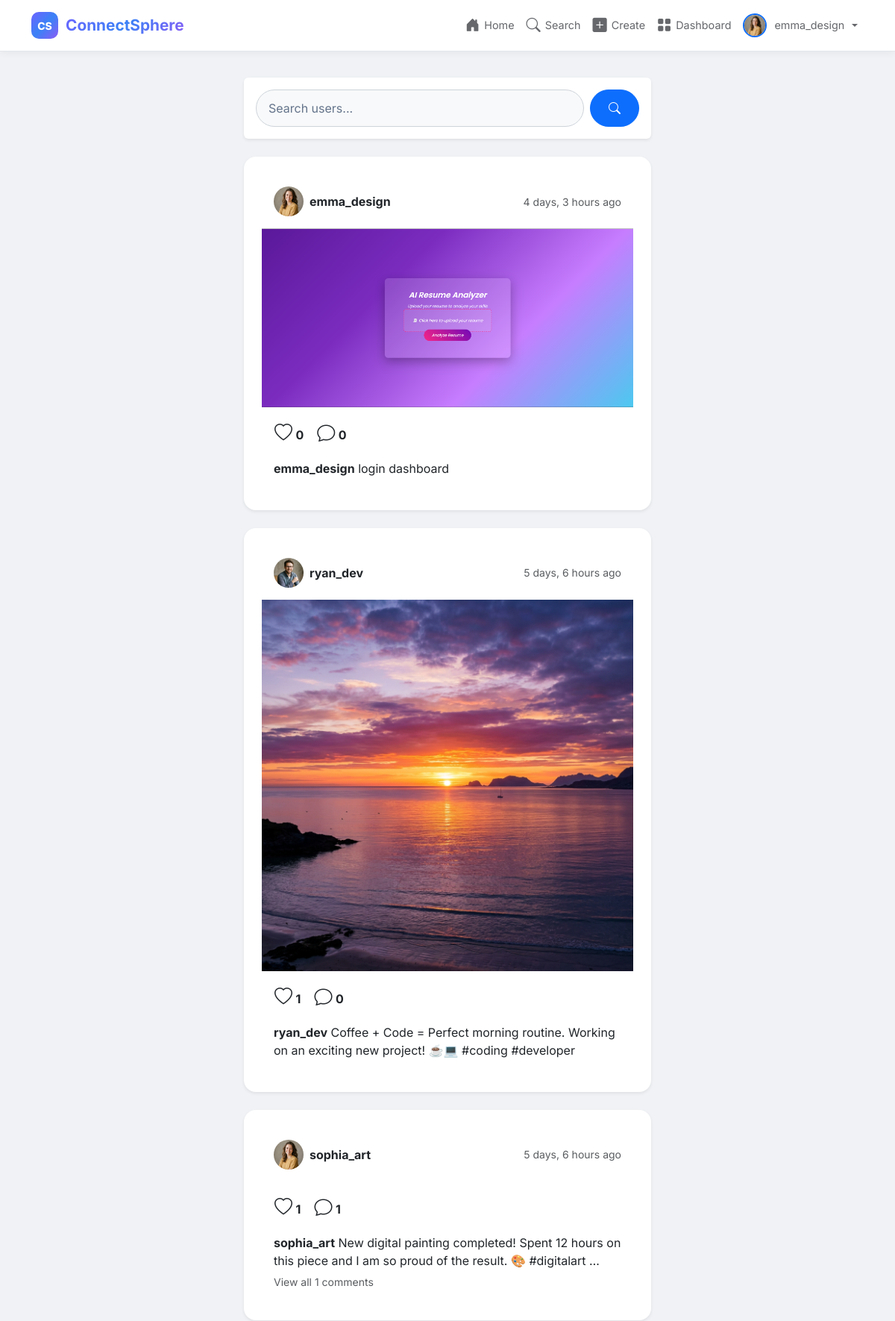
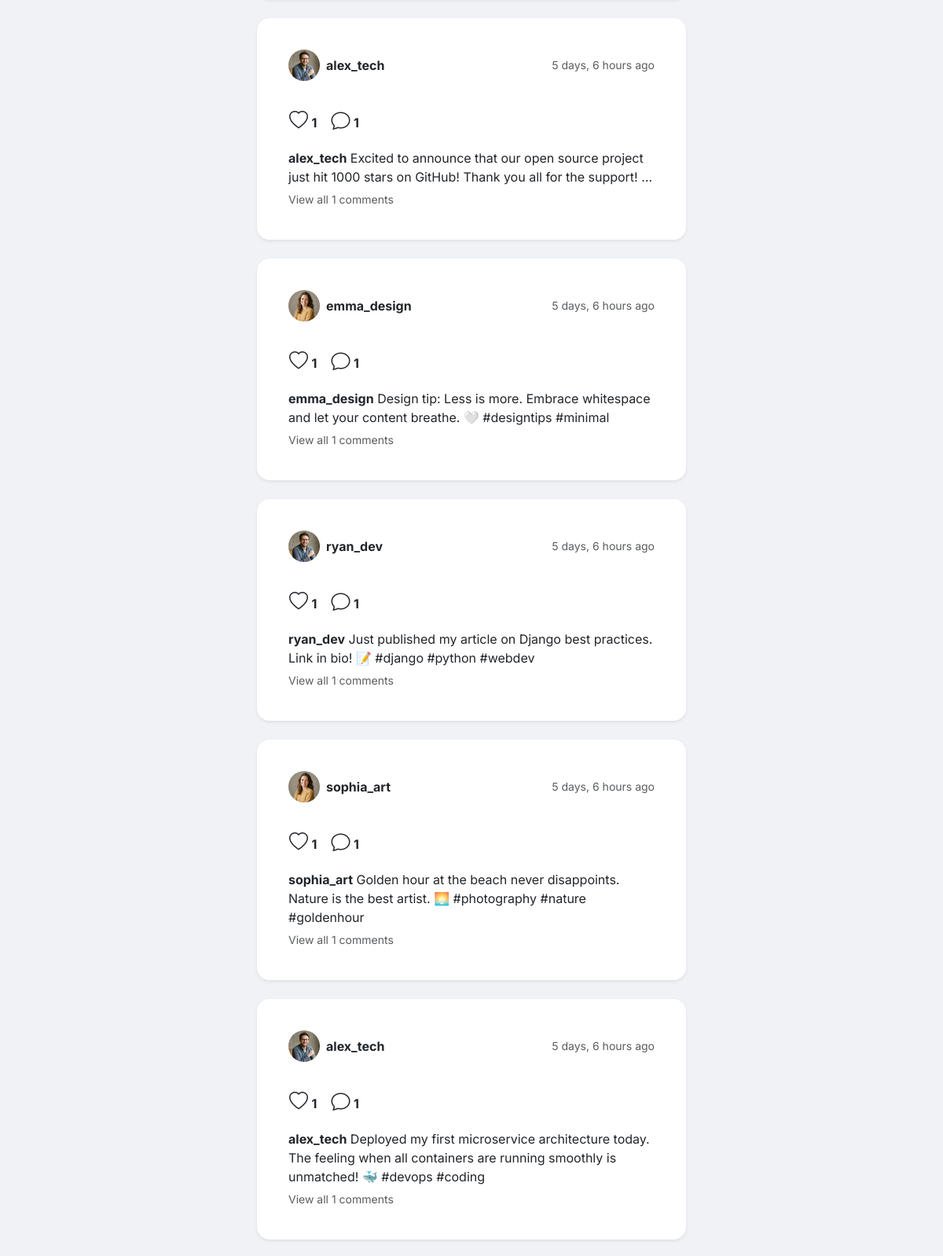
The app's page / (signed in, upper part) with its own data (2 pictures, top to bottom).
### app/models.py (models this page shows, shortened)
class Profile(models.Model):
    user = models.OneToOneField(User, on_delete=models.CASCADE, related_name='profile')
    profile_picture = models.ImageField(upload_to='profile_pics/', default='profile_pics/default.png', blank=True)
    bio = models.TextField(max_length=500, blank=True, default='')
    date_joined = models.DateTimeField(auto_now_add=True)

class Post(models.Model):
    user = models.ForeignKey(User, on_delete=models.CASCADE, related_name='posts')
    caption = models.TextField(max_length=2200, blank=True, default='')
    image = models.ImageField(upload_to='post_images/', blank=True, null=True)
    created_date = models.DateTimeField(auto_now_add=True)
    class Meta:
        ordering = ['-created_date']
    @property
    def likes_count(self):
        return self.likes.count()
    @property
    def comments_count(self):
        return self.comments.count()

### app/views.py (the view)
# urls.py: path('', views.home, name='home'),
@login_required
def home(request):
    posts = Post.objects.select_related('user', 'user__profile').prefetch_related('likes', 'comments').all()
    for post in posts:
        post.is_liked = post.likes.filter(user=request.user).exists()
    search_query = request.GET.get('q', '')
    return render(request, 'home.html', {'posts': posts, 'search_query': search_query})

### templates/home.html (shortened to what this page needs)
{% extends 'base.html' %}
{% load static %}
{% block content %}
<div class="container mt-4">
    <div class="row justify-content-center">
        <div class="col-md-8 col-lg-6">
            <div class="card mb-4 cs-glass-card border-0 shadow-sm">
                <div class="card-body">
                    <form action="{% url 'search_users' %}" method="GET" class="d-flex">
                        <input type="text" name="q" class="form-control rounded-pill me-2" placeholder="Search users..." value="{{ search_query|default:'' }}">
                        <button type="submit" class="btn btn-primary rounded-pill px-4"><i class="bi bi-search"></i></button>
                    </form>
                </div>
            </div>
            {% if posts %}
                {% for post in posts %}
                <div class="card mb-4 cs-glass-card border-0 shadow-sm cs-post-card">
                    <div class="card-header bg-transparent border-0 d-flex align-items-center p-3">
                        <a href="{% url 'profile' post.user.username %}" class="text-decoration-none text-dark d-flex align-items-center">
                            {% if post.user.profile.profile_picture %}
                                <img src="{{ post.user.profile.profile_picture.url }}" alt="{{ post.user.username }}" class="rounded-circle me-2" style="width: 40px; height: 40px; object-fit: cover;">
                            {% else %}
                                <div class="rounded-circle me-2 bg-secondary d-flex align-items-center justify-content-center text-white" style="width: 40px; height: 40px;">
                                    <i class="bi bi-person"></i>
                                </div>
                            {% endif %}
                            <strong class="text-dark">{{ post.user.username }}</strong>
                        </a>
                        <small class="text-muted ms-auto">{{ post.created_date|timesince }} ago</small>
                    </div>
                    {% if post.image %}
                        <a href="{% url 'post_detail' post.pk %}">
                            <img src="{{ post.image.url }}" class="card-img-top rounded-0" alt="Post image" style="max-height: 600px; object-fit: cover;">
                        </a>
                    {% endif %}
                    <div class="card-body p-3">
                        <div class="d-flex mb-3">
                            <button class="btn btn-link text-dark p-0 me-3 text-decoration-none like-btn" data-post-id="{{ post.pk }}">
                                <i class="bi bi-heart fs-4"></i> <span class="fw-bold">{{ post.likes_count }}</span>
                            </button>
                            <a href="{% url 'post_detail' post.pk %}" class="btn btn-link text-dark p-0 text-decoration-none">
                                <i class="bi bi-chat fs-4"></i> <span class="fw-bold">{{ post.comments_count }}</span>
                            </a>
                        </div>
                        <p class="card-text mb-1">
                            <a href="{% url 'profile' post.user.username %}" class="text-decoration-none text-dark fw-bold">{{ post.user.username }}</a>
                            {{ post.caption|truncatewords:20 }}
                        </p>
                        {% if post.comments_count > 0 %}
                            <a href="{% url 'post_detail' post.pk %}" class="text-muted text-decoration-none small">View all {{ post.comments_count }} comments</a>
                        {% endif %}
                    </div>
                </div>
                {% endfor %}
            {% endif %}
        </div>
    </div>
</div>
{% endblock %}

### templates/base.html (shortened to what this page needs)
{% load static %}
<!DOCTYPE html>
<html lang="en">
<head>
    <link href="https://cdn.jsdelivr.net/npm/bootstrap@5.3.3/dist/css/bootstrap.min.css" rel="stylesheet">
    <link href="https://cdn.jsdelivr.net/npm/bootstrap-icons@1.11.3/font/bootstrap-icons.min.css" rel="stylesheet">
    <link rel="stylesheet" href="{% static 'css/style.css' %}?v=2.1">
</head>
<body>
    {% if user.is_authenticated %}
    <nav class="navbar navbar-expand-lg navbar-dark fixed-top cs-navbar">
        <div class="container">
            <a class="navbar-brand cs-brand" href="{% url 'home' %}">
                <span class="cs-logo">CS</span>
                <span class="cs-name">ConnectSphere</span>
            </a>
            <div class="collapse navbar-collapse" id="navbarNav">
                <ul class="navbar-nav ms-auto align-items-center">
                    <li class="nav-item">
                        <a class="nav-link" href="{% url 'home' %}" title="Home">
                            <i class="bi bi-house-door-fill"></i>
                            <span class="nav-text">Home</span>
                        </a>
                    </li>
                    <li class="nav-item">
                        <a class="nav-link" href="{% url 'search_users' %}" title="Search">
                            <i class="bi bi-search"></i>
                            <span class="nav-text">Search</span>
                        </a>
                    </li>
                    <li class="nav-item">
                        <a class="nav-link" href="{% url 'create_post' %}" title="Create Post">
                            <i class="bi bi-plus-square-fill"></i>
                            <span class="nav-text">Create</span>
                        </a>
                    </li>
                    <li class="nav-item">
                        <a class="nav-link" href="{% url 'dashboard' %}" title="Dashboard">
                            <i class="bi bi-grid-fill"></i>
                            <span class="nav-text">Dashboard</span>
                        </a>
                    </li>
                    <li class="nav-item dropdown">
                        <a class="nav-link dropdown-toggle d-flex align-items-center" href="#" role="button" data-bs-toggle="dropdown">
                            {% if user.profile.profile_picture %}
                            <img src="{{ user.profile.profile_picture.url }}" alt="{{ user.username }}" class="nav-avatar rounded-circle border border-2 border-primary" style="width: 32px; height: 32px; object-fit: cover;">
                            {% else %}
                            <div class="nav-avatar-placeholder rounded-circle d-flex align-items-center justify-content-center text-white fw-bold bg-primary" style="width: 32px; height: 32px;">
                                <i class="bi bi-person-fill"></i>
                            </div>
                            {% endif %}
                            <span class="nav-text ms-1">{{ user.username }}</span>
                        </a>
                    </li>
                </ul>
            </div>
        </div>
    </nav>
    {% endif %}
    <main class="{% if user.is_authenticated %}cs-main{% else %}cs-main-auth{% endif %}">
        {% block content %}{% endblock %}
    </main>
</body>
</html>

### static/css/style.css (style rules this page uses)
:root { --primary: #6C63FF; --secondary: #3B82F6; --accent: #8B5CF6; --dark-bg: #f0f2f5; --card-bg: #ffffff; --card-border: #e4e6eb; --text-primary: #1c1e21; --text-secondary: #65676b; --success: #10b981; --danger: #ef4444; --warning: #f59e0b; --gradient: linear-gradient(135deg, #6C63FF 0%, #3B82F6 50%, #8B5CF6 100%); }
body { font-family: 'Inter', sans-serif; background: var(--dark-bg); color: var(--text-primary); min-height: 100vh; margin: 0; padding: 0; }
.cs-navbar { position: fixed; top: 0; width: 100%; z-index: 1030; background: #ffffff; box-shadow: 0 2px 10px rgba(0, 0, 0, 0.05); border-bottom: 1px solid var(--card-border); padding: 10px 20px; display: flex; justify-content: space-between; align-items: center; box-sizing: border-box; }
.cs-brand { display: flex; align-items: center; text-decoration: none; }
.cs-logo { width: 36px; height: 36px; border-radius: 10px; background: var(--gradient); display: flex; align-items: center; justify-content: center; font-weight: 800; font-size: 14px; color: white; }
.cs-name { font-weight: 700; font-size: 1.3rem; margin-left: 10px; background: var(--gradient); -webkit-background-clip: text; -webkit-text-fill-color: transparent; }
.nav-link { color: var(--text-secondary); font-size: 0.9rem; display: flex; align-items: center; gap: 6px; transition: 0.3s; border-radius: 8px; padding: 8px 12px; text-decoration: none; }
.nav-link i { font-size: 1.2rem; }
.nav-avatar { width: 32px; height: 32px; border-radius: 50%; object-fit: cover; border: 2px solid var(--primary); }
.cs-main { padding-top: 80px; min-height: calc(100vh - 60px); padding-bottom: 40px; box-sizing: border-box; }
.cs-post-card { background: var(--card-bg); border: 1px solid var(--card-border); border-radius: 16px; padding: 24px; transition: transform 0.3s, box-shadow 0.3s; box-sizing: border-box; margin-bottom: 20px; }
.form-control { background: #f8f9fa; border: 1px solid #ced4da; color: var(--text-primary); border-radius: 10px; padding: 12px 16px; transition: 0.3s; width: 100%; box-sizing: border-box; }
.form-control::placeholder { color: #64748b; }
a { color: var(--primary); text-decoration: none; transition: 0.2s; }
img { max-width: 100%; }

### records on screen
Post: user.profile.profile_picture (picture), user.username "emma_design", created_date "4 days, 3 hours", image (picture), likes_count "0", comments_count "0", caption "login dashboard"
Post: user.profile.profile_picture (picture), user.username "ryan_dev", created_date "5 days, 6 hours", image (picture), likes_count "1", comments_count "0", caption "Coffee + Code = Perfect morning routine. Working on an exciting new project! ☕💻 #coding #developer"
Post: user.profile.profile_picture (picture), user.username "sophia_art", created_date "5 days, 6 hours", likes_count "1", comments_count "1", caption "New digital painting completed! Spent 12 hours on this piece and I am so proud of the result. 🎨 #digitalart …"
Post: user.profile.profile_picture (picture), user.username "alex_tech", created_date "5 days, 6 hours", likes_count "1", comments_count "1", caption "Excited to announce that our open source project just hit 1000 stars on GitHub! Thank you all for the support! …"
Post: user.profile.profile_picture (picture), user.username "emma_design", created_date "5 days, 6 hours", likes_count "1", comments_count "1", caption "Design tip: Less is more. Embrace whitespace and let your content breathe. 🤍 #designtips #minimal"
Post: user.profile.profile_picture (picture), user.username "ryan_dev", created_date "5 days, 6 hours", likes_count "1", comments_count "1", caption "Just published my article on Django best practices. Link in bio! 📝 #django #python #webdev"
Post: user.profile.profile_picture (picture), user.username "sophia_art", created_date "5 days, 6 hours", likes_count "1", comments_count "1", caption "Golden hour at the beach never disappoints. Nature is the best artist. 🌅 #photography #nature #goldenhour"
Post: user.profile.profile_picture (picture), user.username "alex_tech", created_date "5 days, 6 hours", likes_count "1", comments_count "1", caption "Deployed my first microservice architecture today. The feeling when all containers are running smoothly is unmatched! 🐳 #devops #coding"

### other values on screen
{{ user.username }} "emma_design"
